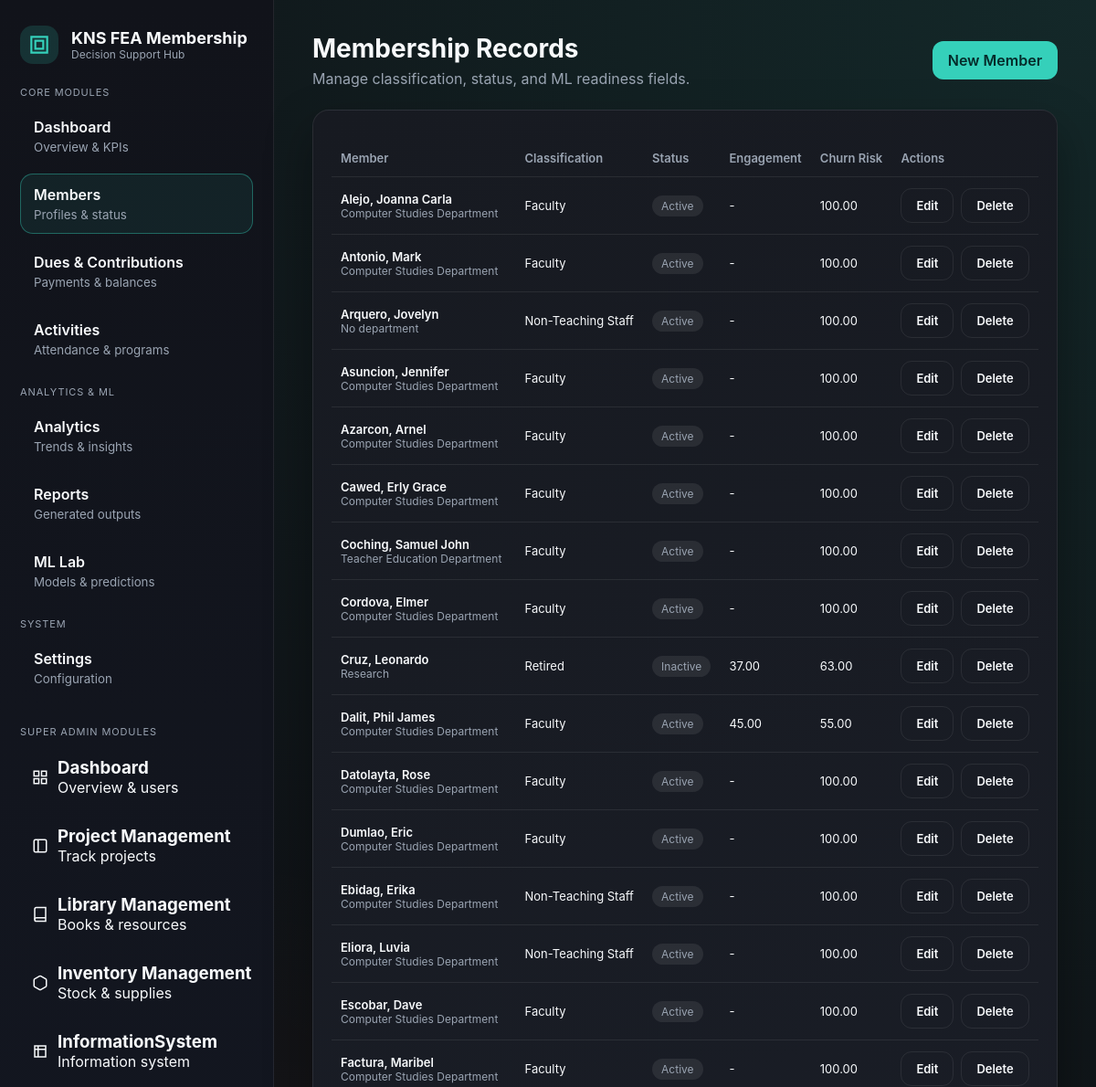
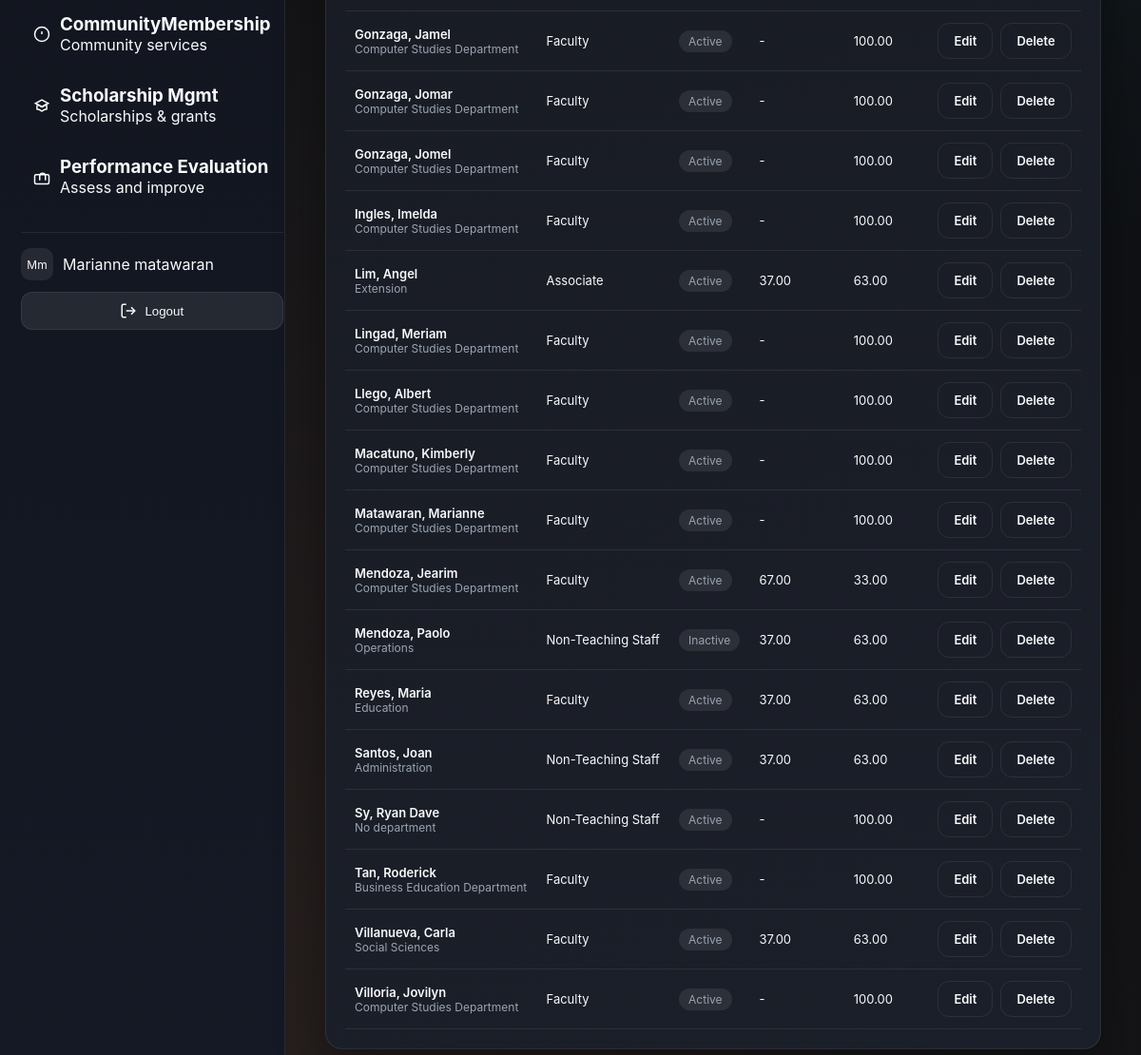
Screenshot of /communitymembership/members/ (signed in) with the database file from the repository (2 pictures, top to bottom).
### core/models.py (models this page shows, shortened)
class CustomUser(AbstractUser):
    id = models.UUIDField(primary_key=True, default=uuid.uuid4, editable=False)
    _first_name = models.CharField(max_length=255, blank=True, db_column='first_name')
    _middle_name = models.CharField(max_length=255, blank=True, db_column='middle_name')
    _last_name = models.CharField(max_length=255, blank=True, db_column='last_name')
    is_email_verified = models.BooleanField(default=False)
    bio = models.TextField(blank=True)
    _phone_number = models.CharField(max_length=255, blank=True, db_column='phone_number')
    avatar = models.ImageField(upload_to='avatars/', null=True, blank=True)
    avatar_url = models.URLField(max_length=500, blank=True, null=True)
    @property
    def first_name(self):
        return decrypt(self._first_name) if self._first_name else ''
    @first_name.setter
    def first_name(self, value):
        self._first_name = encrypt(value) if value else ''
    @property
    def middle_name(self):
        return decrypt(self._middle_name) if self._middle_name else ''
    @middle_name.setter
    def middle_name(self, value):
        self._middle_name = encrypt(value) if value else ''
    @property
    def last_name(self):
        return decrypt(self._last_name) if self._last_name else ''
    @last_name.setter
    def last_name(self, value):
        self._last_name = encrypt(value) if value else ''
    @property
    def phone_number(self):
        return decrypt(self._phone_number) if self._phone_number else ''
    @phone_number.setter
    def phone_number(self, value):
        self._phone_number = encrypt(value) if value else ''

### communityextensionservices/models.py (models this page shows, shortened)
class Member(models.Model):
    CLASSIFICATION_CHOICES = [
        ("faculty", "Faculty"),
        ("non_teaching", "Non-Teaching Staff"),
        ("retired", "Retired"),
        ("associate", "Associate"),
    ]
    STATUS_CHOICES = [
        ("active", "Active"),
        ("inactive", "Inactive"),
        ("suspended", "Suspended"),
    ]
    membership_id = models.UUIDField(default=uuid.uuid4, editable=False, unique=True)
    user = models.ForeignKey(
        settings.AUTH_USER_MODEL, on_delete=models.SET_NULL, null=True, blank=True
    )
    first_name = models.CharField(max_length=80)
    last_name = models.CharField(max_length=80)
    email = models.EmailField(blank=True)
    phone = models.CharField(max_length=30, blank=True)
    classification = models.CharField(
        max_length=20, choices=CLASSIFICATION_CHOICES, default="faculty"
    )
    status = models.CharField(max_length=20, choices=STATUS_CHOICES, default="active")
    joined_date = models.DateField(default=timezone.now)
    exit_date = models.DateField(null=True, blank=True)
    department = models.CharField(max_length=120, blank=True)
    notes = models.TextField(blank=True)
    engagement_score = models.DecimalField(
        max_digits=5, decimal_places=2, null=True, blank=True
    )
    churn_risk_score = models.DecimalField(
        max_digits=5, decimal_places=2, null=True, blank=True
    )
    predicted_status = models.CharField(max_length=30, blank=True)
    cluster_label = models.CharField(max_length=30, blank=True)
    created_at = models.DateTimeField(auto_now_add=True)

### communityextensionservices/views.py (the view)
# urls.py: path("members/", views.members, name="ces-members"),
@login_required(login_url="/communitymembership/login")
@require_system_access
@require_system_role(["admin", "superadmin"])
def members(request):
    if not Services.has_access(request.user, "communityextensionservices"):
        return render(request, "404.html", status=404)
    context = {
        **_base_context(request),
        "members": Member.objects.order_by("last_name", "first_name"),
    }
    return render(request, "communityextensionservices/members.html", context)

### communityextensionservices/views.py (called while the page is built)
def _base_context(request):
    return {
        "systems": request.session.get("accessible_systems", []),
    }

### core/services.py (called while the page is built)
    @staticmethod
    def has_access(user, system_name: str, role: Optional[str] = None) -> bool:
        if user is None:
            return False
        try:
            qs = SystemMembership.objects.filter(user=user, system_name=system_name)
            if role:
                if role == "admin":
                    qs = qs.filter(system_role__in=["admin", "superadmin"])
                else:
                    qs = qs.filter(system_role=role)
            return qs.exists()
        except Exception:
            return False

### core/utils/encryption.py (called while the page is built)
def decrypt(value: str) -> str:
    if not value:
        return ""
    try:
        return fernet.decrypt(value.encode()).decode()
    except InvalidToken:
        return value

### communityextensionservices/templates/communityextensionservices/members.html (shortened to what this page needs)
{% extends "communityextensionservices/base.html" %}
{% block content %}
  <div class="page-header">
    <div>
      <div class="page-title">Membership Records</div>
      <div class="page-subtitle">Manage classification, status, and ML readiness fields.</div>
    </div>
    <a class="button"
       href="{% url 'communityextensionservices:ces-member-create' %}">New Member</a>
  </div>
  <div class="card">
    <table class="table">
      <thead>
        <tr>
          <th>Member</th>
          <th>Classification</th>
          <th>Status</th>
          <th>Engagement</th>
          <th>Churn Risk</th>
          <th>Actions</th>
        </tr>
      </thead>
      <tbody>
        {% for member in members %}
          <tr>
            <td>
              <div class="text-strong">{{ member.last_name }}, {{ member.first_name }}</div>
              <div class="muted text-small">{{ member.department|default:"No department" }}</div>
            </td>
            <td>{{ member.get_classification_display }}</td>
            <td>
              <span class="badge">{{ member.get_status_display }}</span>
            </td>
            <td>{{ member.engagement_score|default:"-" }}</td>
            <td>{{ member.churn_risk_score|default:"-" }}</td>
            <td>
              <div class="pill-row">
                <a class="button secondary"
                   href="{% url 'communityextensionservices:ces-member-edit' member.id %}">Edit</a>
                <a class="button secondary"
                   href="{% url 'communityextensionservices:ces-member-delete' member.id %}">Delete</a>
              </div>
            </td>
          </tr>
        {% empty %}
          <tr>
            <td colspan="6" class="muted">No members available. Seed data to demonstrate.</td>
          </tr>
        {% endfor %}
      </tbody>
    </table>
  </div>
{% endblock content %}

### templates/partials/sidebar_footer_actions.html (shortened to what this page needs)
<div class="sidebar-footer">
  <div class="user-info">
    <div class="user-avatar">
      {% if user.avatar %}
      <img src="{{ user.avatar.url }}" alt="User Avatar" />
      {% elif user.avatar_url %}
      <img src="{{ user.avatar_url }}" alt="User Avatar" />
      {% else %}
      <div class="avatar-placeholder">
        {% if user.first_name and user.last_name %}
          {{ user.first_name|slice:":1" }}{{ user.last_name|slice:":1" }}
        {% elif user.first_name %}
          {{ user.first_name|slice:":2" }}
        {% else %}
          {{ user.username|slice:":2"|upper }}
        {% endif %}
      </div>
      {% endif %}
    </div>
    <div class="user-name">
      {% if user.first_name or user.last_name %}
        {{ user.first_name }} {{ user.last_name }}
      {% else %}
        {{ user.username }}
      {% endif %}
    </div>
  </div>
  <form method="post" action="{% if current_system and current_system != 'core' %}{% url 'core:core_system_logout' current_system %}{% else %}{% url 'core:core_logout' %}{% endif %}" class="logout-form">
    <button type="submit" class="logout-btn">
      <svg
        width="18"
        height="18"
        viewBox="0 0 24 24"
        fill="none"
        stroke="currentColor"
        stroke-width="2"
      >
        <path d="M9 21H5a2 2 0 0 1-2-2V5a2 2 0 0 1 2-2h4"></path>
        <polyline points="16 17 21 12 16 7"></polyline>
        <line x1="21" y1="12" x2="9" y2="12"></line>
      </svg>
      Logout
    </button>
  </form>
</div>

### communityextensionservices/templates/communityextensionservices/base.html (style rules this page uses)
:root { --bg: #0f1115; --surface: #171a21; --surface-2: #1f2430; --card: #1b1f29; --border: rgba(255, 255, 255, 0.08); --accent: #35d0ba; --accent-2: #ff9f6e; --text: #f8fafc; --muted: #9aa4b2; --success: #4ade80; --warning: #fbbf24; --danger: #f87171; }
* { box-sizing: border-box; margin: 0; padding: 0; }
body { font-family: "Inter", "Segoe UI", sans-serif; background: radial-gradient(circle at top right, rgba(53, 208, 186, 0.12), transparent 55%), radial-gradient(circle at bottom left, rgba(255, 159, 110, 0.12), transparent 55%), var(--bg); color: var(--text); min-height: 100vh; }
a { color: inherit; text-decoration: none; }
.page-header { display: flex; align-items: center; justify-content: space-between; margin-bottom: 24px; }
.page-title { font-size: 28px; font-weight: 700; }
.page-subtitle { color: var(--muted); margin-top: 6px; }
.card { background: linear-gradient(160deg, var(--surface), var(--card)); border: 1px solid var(--border); border-radius: 18px; padding: 20px; box-shadow: 0 22px 50px rgba(0, 0, 0, 0.35); }
.muted { color: var(--muted); }
.text-small { font-size: 12px; }
.text-strong { font-weight: 600; }
.badge { display: inline-flex; align-items: center; gap: 6px; padding: 4px 10px; border-radius: 999px; font-size: 12px; background: rgba(255, 255, 255, 0.08); color: var(--muted); }
.button { padding: 10px 16px; border-radius: 12px; border: 1px solid transparent; background: var(--accent); color: #052b2a; font-weight: 600; cursor: pointer; transition: transform 0.2s ease, box-shadow 0.2s ease; }
.button.secondary { background: transparent; border-color: var(--border); color: var(--text); }
.table { width: 100%; border-collapse: collapse; margin-top: 12px; }
.table th, .table td { text-align: left; padding: 12px 10px; border-bottom: 1px solid var(--border); font-size: 13px; }
.table th { color: var(--muted); font-weight: 600; }
.sidebar-footer { margin-top: 18px; padding-top: 16px; border-top: 1px solid var(--border); display: grid; gap: 12px; }
.user-info { display: flex; align-items: center; gap: 10px; }
.user-avatar { width: 34px; height: 34px; border-radius: 10px; overflow: hidden; background: rgba(255, 255, 255, 0.08); display: grid; place-items: center; font-size: 12px; }
.logout-form { margin: 0; }
.logout-btn { width: 100%; display: flex; align-items: center; justify-content: center; gap: 8px; background: rgba(255, 255, 255, 0.08); border: 1px solid var(--border); border-radius: 12px; color: var(--text); padding: 10px 12px; cursor: pointer; }
.pill-row { display: flex; flex-wrap: wrap; gap: 8px; }

### rows the page displays
CustomUser: first_name "M", last_name "m", first_name "Marianne", last_name "matawaran"
Member: last_name "Alejo", first_name "Joanna Carla", department "Computer Studies Department", classification "Faculty", status "Active", engagement_score "-", churn_risk_score "100.00"
Member: last_name "Antonio", first_name "Mark", department "Computer Studies Department", classification "Faculty", status "Active", engagement_score "-", churn_risk_score "100.00"
Member: last_name "Arquero", first_name "Jovelyn", department "No department", classification "Non-Teaching Staff", status "Active", engagement_score "-", churn_risk_score "100.00"
Member: last_name "Asuncion", first_name "Jennifer", department "Computer Studies Department", classification "Faculty", status "Active", engagement_score "-", churn_risk_score "100.00"
Member: last_name "Azarcon", first_name "Arnel", department "Computer Studies Department", classification "Faculty", status "Active", engagement_score "-", churn_risk_score "100.00"
Member: last_name "Cawed", first_name "Erly Grace", department "Computer Studies Department", classification "Faculty", status "Active", engagement_score "-", churn_risk_score "100.00"
Member: last_name "Coching", first_name "Samuel John", department "Teacher Education Department", classification "Faculty", status "Active", engagement_score "-", churn_risk_score "100.00"
Member: last_name "Cordova", first_name "Elmer", department "Computer Studies Department", classification "Faculty", status "Active", engagement_score "-", churn_risk_score "100.00"
Member: last_name "Cruz", first_name "Leonardo", department "Research", classification "Retired", status "Inactive", engagement_score "37.00", churn_risk_score "63.00"
Member: last_name "Dalit", first_name "Phil James", department "Computer Studies Department", classification "Faculty", status "Active", engagement_score "45.00", churn_risk_score "55.00"
Member: last_name "Datolayta", first_name "Rose", department "Computer Studies Department", classification "Faculty", status "Active", engagement_score "-", churn_risk_score "100.00"
Member: last_name "Dumlao", first_name "Eric", department "Computer Studies Department", classification "Faculty", status "Active", engagement_score "-", churn_risk_score "100.00"
Member: last_name "Ebidag", first_name "Erika", department "Computer Studies Department", classification "Non-Teaching Staff", status "Active", engagement_score "-", churn_risk_score "100.00"
Member: last_name "Eliora", first_name "Luvia", department "Computer Studies Department", classification "Non-Teaching Staff", status "Active", engagement_score "-", churn_risk_score "100.00"
Member: last_name "Escobar", first_name "Dave", department "Computer Studies Department", classification "Faculty", status "Active", engagement_score "-", churn_risk_score "100.00"
Member: last_name "Factura", first_name "Maribel", department "Computer Studies Department", classification "Faculty", status "Active", engagement_score "-", churn_risk_score "100.00"
Member: last_name "Gonzaga", first_name "Jamel", department "Computer Studies Department", classification "Faculty", status "Active", engagement_score "-", churn_risk_score "100.00"
Member: last_name "Gonzaga", first_name "Jomar", department "Computer Studies Department", classification "Faculty", status "Active", engagement_score "-", churn_risk_score "100.00"
Member: last_name "Gonzaga", first_name "Jomel", department "Computer Studies Department", classification "Faculty", status "Active", engagement_score "-", churn_risk_score "100.00"
Member: last_name "Ingles", first_name "Imelda", department "Computer Studies Department", classification "Faculty", status "Active", engagement_score "-", churn_risk_score "100.00"
Member: last_name "Lim", first_name "Angel", department "Extension", classification "Associate", status "Active", engagement_score "37.00", churn_risk_score "63.00"
Member: last_name "Lingad", first_name "Meriam", department "Computer Studies Department", classification "Faculty", status "Active", engagement_score "-", churn_risk_score "100.00"
Member: last_name "Llego", first_name "Albert", department "Computer Studies Department", classification "Faculty", status "Active", engagement_score "-", churn_risk_score "100.00"
Member: last_name "Macatuno", first_name "Kimberly", department "Computer Studies Department", classification "Faculty", status "Active", engagement_score "-", churn_risk_score "100.00"
Member: last_name "Matawaran", first_name "Marianne", department "Computer Studies Department", classification "Faculty", status "Active", engagement_score "-", churn_risk_score "100.00"
Member: last_name "Mendoza", first_name "Jearim", department "Computer Studies Department", classification "Faculty", status "Active", engagement_score "67.00", churn_risk_score "33.00"
Member: last_name "Mendoza", first_name "Paolo", department "Operations", classification "Non-Teaching Staff", status "Inactive", engagement_score "37.00", churn_risk_score "63.00"
Member: last_name "Reyes", first_name "Maria", department "Education", classification "Faculty", status "Active", engagement_score "37.00", churn_risk_score "63.00"
Member: last_name "Santos", first_name "Joan", department "Administration", classification "Non-Teaching Staff", status "Active", engagement_score "37.00", churn_risk_score "63.00"
Member: last_name "Sy", first_name "Ryan Dave", department "No department", classification "Non-Teaching Staff", status "Active", engagement_score "-", churn_risk_score "100.00"
Member: last_name "Tan", first_name "Roderick", department "Business Education Department", classification "Faculty", status "Active", engagement_score "-", churn_risk_score "100.00"
Member: last_name "Villanueva", first_name "Carla", department "Social Sciences", classification "Faculty", status "Active", engagement_score "37.00", churn_risk_score "63.00"
Member: last_name "Villoria", first_name "Jovilyn", department "Computer Studies Department", classification "Faculty", status "Active", engagement_score "-", churn_risk_score "100.00"
